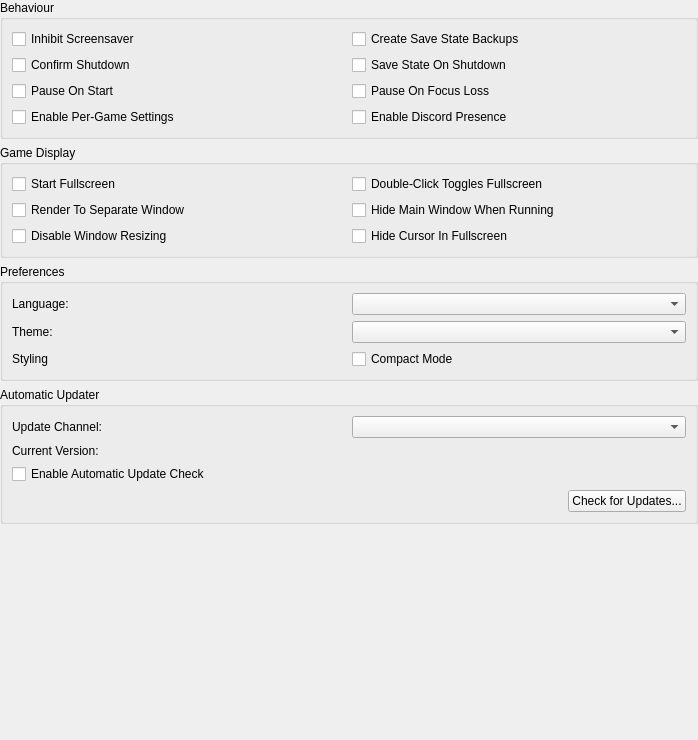
<?xml version="1.0" encoding="UTF-8"?>
<ui version="4.0">
 <class>InterfaceSettingsWidget</class>
 <widget class="QWidget" name="InterfaceSettingsWidget">
  <property name="geometry">
   <rect>
    <x>0</x>
    <y>0</y>
    <width>698</width>
    <height>740</height>
   </rect>
  </property>
  <layout class="QVBoxLayout" name="verticalLayout">
   <property name="leftMargin">
    <number>0</number>
   </property>
   <property name="topMargin">
    <number>0</number>
   </property>
   <property name="rightMargin">
    <number>0</number>
   </property>
   <property name="bottomMargin">
    <number>0</number>
   </property>
   <item>
    <widget class="QGroupBox" name="groupBox_4">
     <property name="title">
      <string>Behaviour</string>
     </property>
     <layout class="QGridLayout" name="formLayout_4">
      <item row="3" column="1">
       <widget class="QCheckBox" name="pauseOnFocusLoss">
        <property name="text">
         <string>Pause On Focus Loss</string>
        </property>
       </widget>
      </item>
      <item row="0" column="0">
       <widget class="QCheckBox" name="inhibitScreensaver">
        <property name="text">
         <string>Inhibit Screensaver</string>
        </property>
       </widget>
      </item>
      <item row="2" column="1">
       <widget class="QCheckBox" name="saveStateOnShutdown">
        <property name="text">
         <string>Save State On Shutdown</string>
        </property>
       </widget>
      </item>
      <item row="3" column="0">
       <widget class="QCheckBox" name="pauseOnStart">
        <property name="text">
         <string>Pause On Start</string>
        </property>
       </widget>
      </item>
      <item row="2" column="0">
       <widget class="QCheckBox" name="confirmShutdown">
        <property name="text">
         <string>Confirm Shutdown</string>
        </property>
       </widget>
      </item>
      <item row="0" column="1">
       <widget class="QCheckBox" name="backupSaveStates">
        <property name="text">
         <string>Create Save State Backups</string>
        </property>
       </widget>
      </item>
      <item row="4" column="1">
       <widget class="QCheckBox" name="discordPresence">
        <property name="text">
         <string>Enable Discord Presence</string>
        </property>
       </widget>
      </item>
      <item row="4" column="0">
       <widget class="QCheckBox" name="perGameSettings">
        <property name="text">
         <string>Enable Per-Game Settings</string>
        </property>
       </widget>
      </item>
     </layout>
    </widget>
   </item>
   <item>
    <widget class="QGroupBox" name="groupBox_2">
     <property name="title">
      <string>Game Display</string>
     </property>
     <layout class="QGridLayout" name="gridLayout_3">
      <item row="0" column="0">
       <widget class="QCheckBox" name="startFullscreen">
        <property name="text">
         <string>Start Fullscreen</string>
        </property>
       </widget>
      </item>
      <item row="0" column="1">
       <widget class="QCheckBox" name="doubleClickTogglesFullscreen">
        <property name="text">
         <string>Double-Click Toggles Fullscreen</string>
        </property>
       </widget>
      </item>
      <item row="1" column="0">
       <widget class="QCheckBox" name="renderToSeparateWindow">
        <property name="text">
         <string>Render To Separate Window</string>
        </property>
       </widget>
      </item>
      <item row="1" column="1">
       <widget class="QCheckBox" name="hideMainWindow">
        <property name="text">
         <string>Hide Main Window When Running</string>
        </property>
       </widget>
      </item>
      <item row="2" column="0">
       <widget class="QCheckBox" name="disableWindowResizing">
        <property name="text">
         <string>Disable Window Resizing</string>
        </property>
       </widget>
      </item>
      <item row="2" column="1">
       <widget class="QCheckBox" name="hideMouseCursor">
        <property name="text">
         <string>Hide Cursor In Fullscreen</string>
        </property>
       </widget>
      </item>
     </layout>
    </widget>
   </item>
   <item>
    <widget class="QGroupBox" name="preferencesGroup">
     <property name="title">
      <string>Preferences</string>
     </property>
     <layout class="QGridLayout" name="gridLayout">
      <item row="1" column="1">
       <widget class="QComboBox" name="theme"/>
      </item>
      <item row="1" column="0">
       <widget class="QLabel" name="label_2">
        <property name="text">
         <string>Theme:</string>
        </property>
       </widget>
      </item>
      <item row="0" column="1">
       <widget class="QComboBox" name="language"/>
      </item>
      <item row="0" column="0">
       <widget class="QLabel" name="label">
        <property name="text">
         <string>Language:</string>
        </property>
       </widget>
      </item>
      <item row="2" column="0">
       <widget class="QLabel" name="themecompactlabel">
        <property name="text">
         <string>Styling</string>
        </property>
       </widget>
      </item>
      <item row="2" column="1">
       <widget class="QCheckBox" name="themecompact">
        <property name="toolTip">
         <string>Enables old way of displaying themes without padding and quality of life improvements.</string>
        </property>
        <property name="text">
         <string>Compact Mode</string>
        </property>
       </widget>
      </item>
     </layout>
    </widget>
   </item>
   <item>
    <widget class="QGroupBox" name="automaticUpdaterGroup">
     <property name="title">
      <string>Automatic Updater</string>
     </property>
     <layout class="QGridLayout" name="gridLayout_2">
      <item row="0" column="0">
       <widget class="QLabel" name="label_4">
        <property name="text">
         <string>Update Channel:</string>
        </property>
       </widget>
      </item>
      <item row="0" column="1">
       <widget class="QComboBox" name="autoUpdateTag"/>
      </item>
      <item row="1" column="0">
       <widget class="QLabel" name="label_5">
        <property name="text">
         <string>Current Version:</string>
        </property>
       </widget>
      </item>
      <item row="1" column="1">
       <widget class="QLabel" name="autoUpdateCurrentVersion">
        <property name="text">
         <string/>
        </property>
       </widget>
      </item>
      <item row="2" column="0" colspan="2">
       <widget class="QCheckBox" name="autoUpdateEnabled">
        <property name="text">
         <string>Enable Automatic Update Check</string>
        </property>
       </widget>
      </item>
      <item row="3" column="0" colspan="2">
       <layout class="QHBoxLayout" name="horizontalLayout_2">
        <item>
         <spacer name="horizontalSpacer">
          <property name="orientation">
           <enum>Qt::Horizontal</enum>
          </property>
          <property name="sizeHint" stdset="0">
           <size>
            <width>40</width>
            <height>20</height>
           </size>
          </property>
         </spacer>
        </item>
        <item>
         <widget class="QPushButton" name="checkForUpdates">
          <property name="text">
           <string>Check for Updates...</string>
          </property>
         </widget>
        </item>
       </layout>
      </item>
     </layout>
    </widget>
   </item>
   <item>
    <spacer name="verticalSpacer">
     <property name="orientation">
      <enum>Qt::Vertical</enum>
     </property>
     <property name="sizeHint" stdset="0">
      <size>
       <width>20</width>
       <height>40</height>
      </size>
     </property>
    </spacer>
   </item>
  </layout>
 </widget>
 <resources>
  <include location="../resources/resources.qrc"/>
 </resources>
 <connections/>
</ui>
